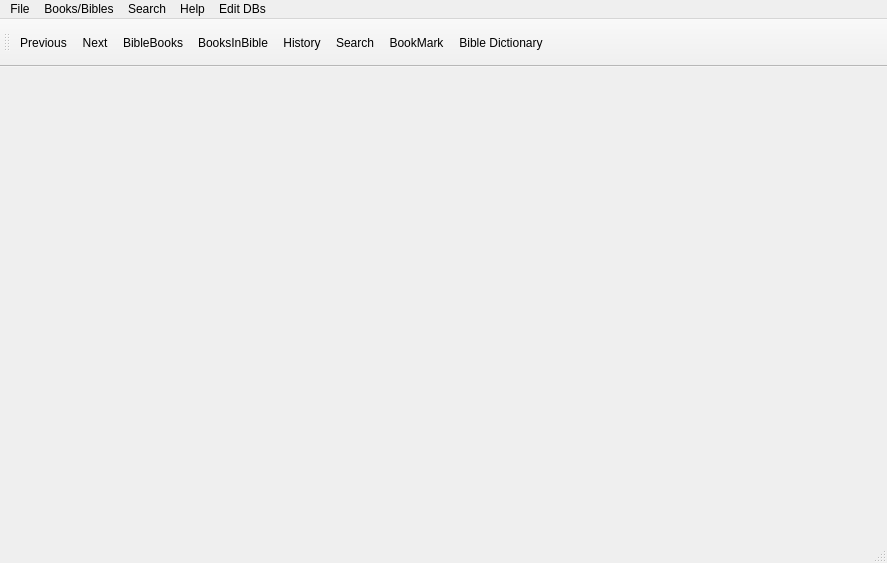
<?xml version="1.0" encoding="UTF-8"?>
<ui version="4.0">
 <class>MainWindow</class>
 <widget class="QMainWindow" name="MainWindow">
  <property name="geometry">
   <rect>
    <x>0</x>
    <y>0</y>
    <width>887</width>
    <height>563</height>
   </rect>
  </property>
  <property name="windowTitle">
   <string>MainWindow</string>
  </property>
  <widget class="QWidget" name="centralWidget">
   <widget class="QPushButton" name="pushButton">
    <property name="geometry">
     <rect>
      <x>730</x>
      <y>500</y>
      <width>114</width>
      <height>32</height>
     </rect>
    </property>
    <property name="text">
     <string>Animate</string>
    </property>
   </widget>
  </widget>
  <widget class="QMenuBar" name="menuBar">
   <property name="geometry">
    <rect>
     <x>0</x>
     <y>0</y>
     <width>887</width>
     <height>29</height>
    </rect>
   </property>
   <widget class="QMenu" name="menuFile">
    <property name="title">
     <string>File</string>
    </property>
    <addaction name="actionAbout"/>
    <addaction name="separator"/>
    <addaction name="actionPreferences"/>
    <addaction name="separator"/>
    <addaction name="actionExit"/>
   </widget>
   <widget class="QMenu" name="menuBooks">
    <property name="title">
     <string>Books/Bibles</string>
    </property>
    <addaction name="actionSelect_Bibles"/>
   </widget>
   <widget class="QMenu" name="menuSearch">
    <property name="title">
     <string>Search</string>
    </property>
   </widget>
   <widget class="QMenu" name="menuEditDBs">
    <property name="title">
     <string>Edit DBs</string>
    </property>
    <addaction name="actionTagalog"/>
    <addaction name="actionCreate_translation_template"/>
   </widget>
   <widget class="QMenu" name="menuHelp">
    <property name="title">
     <string>Help</string>
    </property>
    <addaction name="actionShow_Help"/>
   </widget>
   <addaction name="menuFile"/>
   <addaction name="menuBooks"/>
   <addaction name="menuSearch"/>
   <addaction name="menuHelp"/>
   <addaction name="menuEditDBs"/>
  </widget>
  <widget class="QToolBar" name="mainToolBar">
   <property name="minimumSize">
    <size>
     <width>0</width>
     <height>48</height>
    </size>
   </property>
   <attribute name="toolBarArea">
    <enum>TopToolBarArea</enum>
   </attribute>
   <attribute name="toolBarBreak">
    <bool>false</bool>
   </attribute>
   <addaction name="actionLeft"/>
   <addaction name="actionRight"/>
   <addaction name="actionBibleBooks"/>
   <addaction name="actionBooksInBible"/>
   <addaction name="actionHistory"/>
   <addaction name="actionSearch_2"/>
   <addaction name="actionBookMark"/>
   <addaction name="actionBible_Dictionary"/>
  </widget>
  <widget class="QStatusBar" name="statusBar"/>
  <action name="actionPreferences">
   <property name="text">
    <string>Preferences</string>
   </property>
  </action>
  <action name="actionExit">
   <property name="text">
    <string>Quit</string>
   </property>
  </action>
  <action name="actionSelect_Bibles">
   <property name="text">
    <string>Select Bibles</string>
   </property>
  </action>
  <action name="actionBookMark">
   <property name="icon">
    <iconset resource="pictureResources.qrc">
     <normaloff>:/icons/Pics/open_bible.png</normaloff>:/icons/Pics/open_bible.png</iconset>
   </property>
   <property name="text">
    <string>BookMark</string>
   </property>
   <property name="toolTip">
    <string>Book Marks</string>
   </property>
  </action>
  <action name="actionLeft">
   <property name="icon">
    <iconset resource="pictureResources.qrc">
     <normaloff>:/icons/Pics/backNavTest2.png</normaloff>:/icons/Pics/backNavTest2.png</iconset>
   </property>
   <property name="text">
    <string>Previous</string>
   </property>
   <property name="toolTip">
    <string>Previous Chapter</string>
   </property>
   <property name="shortcut">
    <string>Meta+P</string>
   </property>
  </action>
  <action name="actionRight">
   <property name="icon">
    <iconset resource="pictureResources.qrc">
     <normaloff>:/icons/Pics/forwardNavTest2.png</normaloff>:/icons/Pics/forwardNavTest2.png</iconset>
   </property>
   <property name="text">
    <string>Next</string>
   </property>
   <property name="toolTip">
    <string>Next Chapter</string>
   </property>
   <property name="shortcut">
    <string>Meta+N</string>
   </property>
  </action>
  <action name="actionBibleBooks">
   <property name="icon">
    <iconset resource="pictureResources.qrc">
     <normaloff>:/icons/Pics/closed_bible.png</normaloff>:/icons/Pics/closed_bible.png</iconset>
   </property>
   <property name="text">
    <string>BibleBooks</string>
   </property>
   <property name="toolTip">
    <string>Bibles and Books</string>
   </property>
  </action>
  <action name="actionBooksInBible">
   <property name="icon">
    <iconset resource="pictureResources.qrc">
     <normaloff>:/icons/Pics/Bible_open.png</normaloff>:/icons/Pics/Bible_open.png</iconset>
   </property>
   <property name="text">
    <string>BooksInBible</string>
   </property>
   <property name="toolTip">
    <string>Select a Book from the Bible</string>
   </property>
   <property name="shortcut">
    <string>Meta+B</string>
   </property>
  </action>
  <action name="actionHistory">
   <property name="icon">
    <iconset resource="pictureResources.qrc">
     <normaloff>:/icons/Pics/stopwatch-md.png</normaloff>:/icons/Pics/stopwatch-md.png</iconset>
   </property>
   <property name="text">
    <string>History</string>
   </property>
   <property name="toolTip">
    <string>Previous Verses</string>
   </property>
   <property name="shortcut">
    <string>Meta+H</string>
   </property>
  </action>
  <action name="actionSearch_2">
   <property name="icon">
    <iconset resource="pictureResources.qrc">
     <normaloff>:/icons/Pics/Magnifying_Glass_1.png</normaloff>:/icons/Pics/Magnifying_Glass_1.png</iconset>
   </property>
   <property name="text">
    <string>Search</string>
   </property>
   <property name="toolTip">
    <string>Search in Text</string>
   </property>
  </action>
  <action name="actionBible_Dictionary">
   <property name="icon">
    <iconset resource="pictureResources.qrc">
     <normaloff>:/icons/Pics/dictionary_pictogram.png</normaloff>:/icons/Pics/dictionary_pictogram.png</iconset>
   </property>
   <property name="text">
    <string>Bible Dictionary</string>
   </property>
   <property name="toolTip">
    <string>Smith's Bible Dictionary</string>
   </property>
  </action>
  <action name="actionTagalog">
   <property name="text">
    <string>Tagalog</string>
   </property>
  </action>
  <action name="actionAbout">
   <property name="text">
    <string>About</string>
   </property>
  </action>
  <action name="actionCreate_translation_template">
   <property name="text">
    <string>Create Translation Template</string>
   </property>
   <property name="toolTip">
    <string>Create Translation Template files in directory of your choice</string>
   </property>
  </action>
  <action name="actionShow_Help">
   <property name="text">
    <string>Show Help</string>
   </property>
  </action>
 </widget>
 <layoutdefault spacing="6" margin="11"/>
 <resources>
  <include location="pictureResources.qrc"/>
 </resources>
 <connections/>
</ui>
